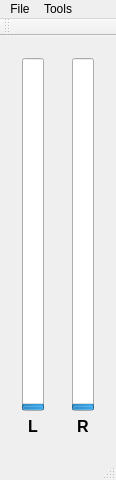
<?xml version="1.0" encoding="UTF-8"?>
<ui version="4.0">
 <class>TWndMain</class>
 <widget class="QMainWindow" name="TWndMain">
  <property name="geometry">
   <rect>
    <x>0</x>
    <y>0</y>
    <width>106</width>
    <height>480</height>
   </rect>
  </property>
  <property name="windowTitle">
   <string>TWndMain</string>
  </property>
  <widget class="QWidget" name="centralWidget">
   <layout class="QHBoxLayout" name="horizontalLayout">
    <item>
     <widget class="QFrame" name="frame">
      <property name="frameShape">
       <enum>QFrame::NoFrame</enum>
      </property>
      <property name="frameShadow">
       <enum>QFrame::Raised</enum>
      </property>
      <layout class="QVBoxLayout" name="verticalLayout">
       <item>
        <widget class="QProgressBar" name="fMeterL">
         <property name="value">
          <number>1</number>
         </property>
         <property name="alignment">
          <set>Qt::AlignLeading|Qt::AlignLeft|Qt::AlignVCenter</set>
         </property>
         <property name="textVisible">
          <bool>false</bool>
         </property>
         <property name="orientation">
          <enum>Qt::Vertical</enum>
         </property>
         <property name="invertedAppearance">
          <bool>false</bool>
         </property>
        </widget>
       </item>
       <item>
        <widget class="QLabel" name="label">
         <property name="font">
          <font>
           <pointsize>12</pointsize>
           <weight>75</weight>
           <bold>true</bold>
          </font>
         </property>
         <property name="text">
          <string>L</string>
         </property>
         <property name="alignment">
          <set>Qt::AlignCenter</set>
         </property>
        </widget>
       </item>
      </layout>
     </widget>
    </item>
    <item>
     <widget class="QFrame" name="frame_2">
      <property name="frameShape">
       <enum>QFrame::NoFrame</enum>
      </property>
      <property name="frameShadow">
       <enum>QFrame::Raised</enum>
      </property>
      <layout class="QVBoxLayout" name="verticalLayout_2">
       <item>
        <widget class="QProgressBar" name="fMeterR">
         <property name="value">
          <number>1</number>
         </property>
         <property name="alignment">
          <set>Qt::AlignLeading|Qt::AlignLeft|Qt::AlignVCenter</set>
         </property>
         <property name="textVisible">
          <bool>false</bool>
         </property>
         <property name="orientation">
          <enum>Qt::Vertical</enum>
         </property>
         <property name="invertedAppearance">
          <bool>false</bool>
         </property>
        </widget>
       </item>
       <item>
        <widget class="QLabel" name="label_2">
         <property name="font">
          <font>
           <pointsize>12</pointsize>
           <weight>75</weight>
           <bold>true</bold>
          </font>
         </property>
         <property name="text">
          <string>R</string>
         </property>
         <property name="alignment">
          <set>Qt::AlignCenter</set>
         </property>
        </widget>
       </item>
      </layout>
     </widget>
    </item>
   </layout>
  </widget>
  <widget class="QMenuBar" name="menuBar">
   <property name="geometry">
    <rect>
     <x>0</x>
     <y>0</y>
     <width>106</width>
     <height>20</height>
    </rect>
   </property>
   <widget class="QMenu" name="menuFile">
    <property name="title">
     <string>File</string>
    </property>
    <addaction name="actionQuit"/>
   </widget>
   <widget class="QMenu" name="menuTools">
    <property name="title">
     <string>Tools</string>
    </property>
    <addaction name="actionJackD"/>
   </widget>
   <addaction name="menuFile"/>
   <addaction name="menuTools"/>
  </widget>
  <widget class="QToolBar" name="mainToolBar">
   <attribute name="toolBarArea">
    <enum>TopToolBarArea</enum>
   </attribute>
   <attribute name="toolBarBreak">
    <bool>false</bool>
   </attribute>
  </widget>
  <widget class="QStatusBar" name="statusBar"/>
  <action name="actionQuit">
   <property name="text">
    <string>Quit</string>
   </property>
  </action>
  <action name="actionJackD">
   <property name="text">
    <string>JackD</string>
   </property>
  </action>
 </widget>
 <layoutdefault spacing="6" margin="11"/>
 <resources/>
 <connections>
  <connection>
   <sender>actionQuit</sender>
   <signal>triggered()</signal>
   <receiver>TWndMain</receiver>
   <slot>close()</slot>
   <hints>
    <hint type="sourcelabel">
     <x>-1</x>
     <y>-1</y>
    </hint>
    <hint type="destinationlabel">
     <x>52</x>
     <y>239</y>
    </hint>
   </hints>
  </connection>
  <connection>
   <sender>actionJackD</sender>
   <signal>triggered()</signal>
   <receiver>TWndMain</receiver>
   <slot>lower()</slot>
   <hints>
    <hint type="sourcelabel">
     <x>-1</x>
     <y>-1</y>
    </hint>
    <hint type="destinationlabel">
     <x>52</x>
     <y>239</y>
    </hint>
   </hints>
  </connection>
 </connections>
</ui>
